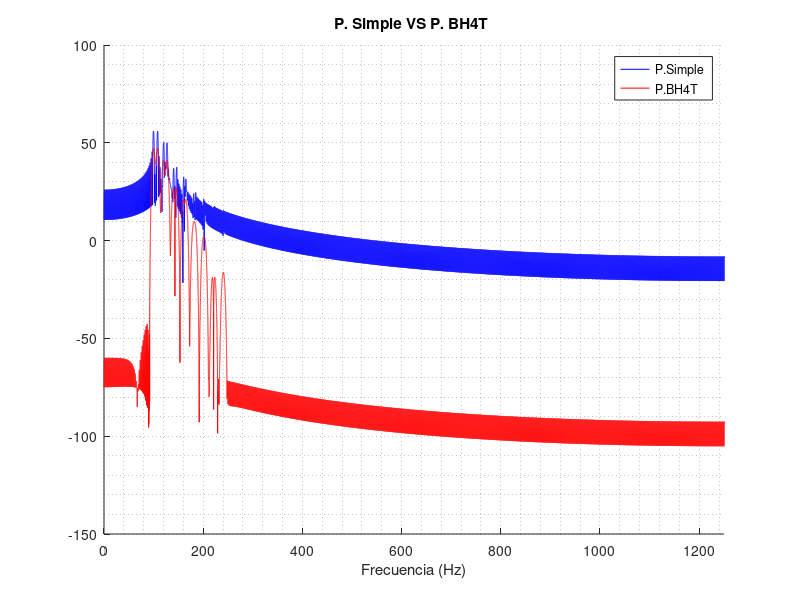

Write MATLAB code to recreate this figure. (Note: this script raises an error after producing the figure.)
%% PRÁCTICA 11.6. Estimación del pseudoespectro mediante análisis de subespacios propios

clc, close all , clear all;
% Generación de señal con 10 componentes:
duracion = 0.5;
Fmax=250;
Fs=10*Fmax;
t=0:1/Fs: duracion; % Duración 10seg
xn=1*sin(2*pi*100*t)+1*sin(2*pi*108*t)+...
  0.5*sin(2*pi*120*t)+0.5*sin(2*pi*127*t)+...
  0.1*sin(2*pi*140*t)+0.1*sin(2*pi*146*t)+...
  0.05*sin(2*pi*160*t)+0.05*sin(2*pi*165*t)+...
  0.01*sin(2*pi*180*t)+0.01*sin(2*pi*184*t)+...
  0.005*sin(2*pi*200*t)+0.005*sin(2*pi*203*t)+...
  0.001*sin(2*pi*220*t)+0.001*sin(2*pi*222*t)+...
  0.0005*sin(2*pi*240*t)+0.0005*sin(2*pi*241*t);
% SNR = 25; %10dB
% xn = awgn (xn, SNR, 'measured');

%% Dominio de la frecuencia:
%% PERIODOGRAMA SIMPLE:
N = length(xn);
FACTOR = 128;
nFFT = 2^ceil(log2(N))*FACTOR;
Periodograma=20*log10(abs(fft(xn,nFFT))); % implícita la multiplicación por una ventana rectangular.
f=linspace(0,Fs,nFFT);
%% PERIODOGRAMA MODIFICADO:
% 1. GENERACION DE VENTANAS:
window_2=blackmanharris(length(xn));
% 2. Enventanado de la señal temporal:
y2_enventanada=xn.*window_2';
% 3. Periodograma modificado:
Periodograma_Modificado_2=20*log10(abs(fft(y2_enventanada,nFFT)));
%Eje de frecuencias:
f_periodograma=linspace(0,Fs,nFFT);
hold on
plot(f_periodograma,Periodograma,'b');
plot(f_periodograma,Periodograma_Modificado_2,'r');
xlabel('Frecuencia (Hz)');
legend('P.Simple ','P.BH4T')
title('P. Simple VS P. BH4T ' )
xlim([0 Fs/2]); grid minor

%% METODO MULTITAPER - SLEPIAN:
nw = 2;
[p_mtp_slepian_nw2,f_mtp] = pmtm(xn,nw,nFFT,Fs);
nw = 4;
[p_mtp_slepian_nw4,f_mtp] = pmtm(xn,nw,nFFT,Fs);
% GRAFICAS:
figure, hold on
plot(f_mtp,20*log10(p_mtp_slepian_nw2),'b');
plot(f_mtp,20*log10(p_mtp_slepian_nw4), 'k')
legend('P. Slepian nw=2','P. Slepian nw=4')
title('Multitaper-Slepian nw=2 VERSUS Multitaper-Slepian nw=4')
xlabel ('f(Hz)')
xlim([0 Fs/2]);% Xmin Xmax Ymin Ymax
grid minor
%% METODO MULTITAPER - SINE:
nw = 2;
[p_mtp_sine_nw2,f_mtp] = pmtm(xn,nw,nFFT,Fs,'Tapers','sine');
nw = 4;
[p_mtp_sine_nw4,f_mtp] = pmtm(xn,nw,nFFT,Fs,'Tapers','sine');
figure, hold on
plot(f_mtp,20*log10(p_mtp_sine_nw2),'b');
plot(f_mtp,20*log10(p_mtp_sine_nw4), 'k')
legend('P. Sine nw=2','P. Sine nw=4')
title('Multitaper-Sine nw=2 VERSUS Multitaper-Sine nw=4')
xlabel ('f(Hz)')
xlim([0 Fs/2]);% Xmin Xmax Ymin Ymax
grid minor

%% CORRELOGRAMA MODIFICADO:
r1 =xcorr(xn); % CÁLCULO DE LA AUTOCORRELACIÓN
r1 = r1';
% Ventana:
ventana1=bartlett(2*N-1);
ventana2=blackmanharris(2*N-1);
rw1 = r1.*ventana1; % Autocorrelación enventanada:
rw2 = r1.*ventana2;
rw1=rw1(1:end); % TOMAMOS SOLO LA PARTE POSITIVA DE LA AUTOCORRELACIÓN:
rw2=rw2(1:end);  
N_r1=length(rw1);
nFFT_corr=2^(ceil(log2(N_r1)))*FACTOR;
Correlograma1 = abs(fft(rw1, nFFT_corr)); % APLICAMOS LA FFT A LA AUTOCORRELACIÓN ENVENTANADA:
Correlograma2 = abs(fft(rw2, nFFT_corr));
f_corr = linspace(0,Fs,nFFT_corr);
figure, hold on
plot(f_corr, 10*log10(Correlograma1),'b');
plot(f_corr, 10*log10(Correlograma2),'r');
legend('Correlograma-Bartlett','Correlogama-BH4T') 
title('Correlograma-Bartlett VS Correlogama-BH4T'), xlabel ('f(Hz)'), xlim([0 Fs/2]), grid minor

%% METODO PARAMETRICO: AR
orden = 400;
[P_burg,fb]=pburg(xn,orden,nFFT,Fs);
 [P_yulear,fb]=pyulear(xn,orden,nFFT,Fs);
 [P_cov,fb]=pcov(xn,orden,nFFT,Fs);
 [P_mcov,fb]=pmcov(xn,orden,nFFT,Fs);
figure
hold on
plot(fb,20*log10(P_burg),'b');
plot(fb, 20*log10(P_yulear),'r')
plot(fb, 20*log10(P_cov),'k')
plot(fb, 20*log10(P_mcov),'m')
legend('P burg','P yulear','P cov','P mcov')
title('Métodos AR (orden 400)')
xlabel('Frecuencia (Hz)'); xlim([0 Fs/2]); grid minor

p = 15; % p: orden o dimensión del subespacio 
[S1,f_eig] = peig(xn,p,nFFT,Fs); % funciona correctamente para valores grandes de p
figure, plot(f_eig,20*log10(S1),'k');
title('Pseudoespectro encontrado con peig para p = 15')
xlabel ('f(Hz)'), xlim([0 Fs/2]); grid minor
